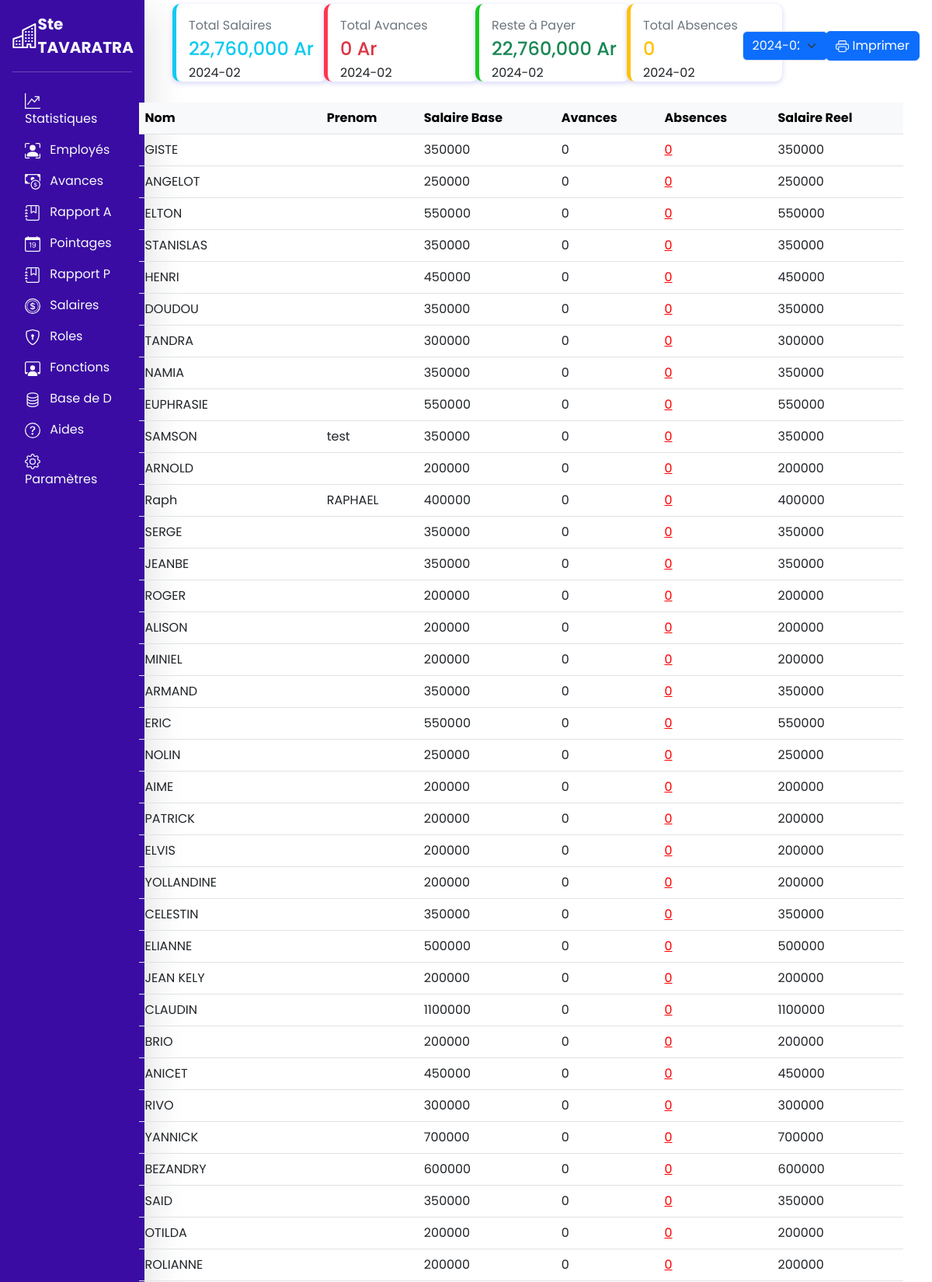
Screenshot of /php/pages/salaires.php (signed in, upper part) with the database file from the repository.
### tables this page shows
CREATE TABLE `salaires` (
  `sa_id` int(11) NOT NULL AUTO_INCREMENT,
  `id_worker` int(11) NOT NULL,
  `salaire_reel` int(11) NOT NULL,
  `date_s` varchar(50) NOT NULL,
  `nbr_absence` int(11) NOT NULL,
  `avances` int(11) NOT NULL,
  `salaire_base` int(11) NOT NULL,
  PRIMARY KEY (`sa_id`)
);

CREATE TABLE `workers` (
  `w_id` int(11) NOT NULL AUTO_INCREMENT,
  `name` varchar(100) NOT NULL,
  `firstname` varchar(100) NOT NULL,
  `id_fonction` varchar(100) NOT NULL,
  `cin` varchar(255) NOT NULL,
  `adresse` varchar(100) NOT NULL,
  `origine` varchar(100) NOT NULL,
  `responsable` varchar(100) NOT NULL,
  `contact` varchar(100) NOT NULL,
  `image` varchar(255) NOT NULL,
  `id_depart` int(255) NOT NULL,
  `date_entree` varchar(100) NOT NULL,
  `sexe` varchar(50) NOT NULL,
  `date_ajout` varchar(50) NOT NULL,
  `salaire_base` int(11) NOT NULL,
  PRIMARY KEY (`w_id`)
);

### php/class/Workers.php (called while the page is built, shortened)
<?php
class Workers
{
    private $host = '127.0.0.1';
    private $db = 'tavaratra';
    private $user = 'root';
    private $pdo = null;
    public function connect()
    {
        return new PDO('mysql:host=' . $this->host . ';dbname=' . $this->db . ';', $this->user, '');
    }
    public function getPdo()
    {
        if ($this->pdo == null) {
            $this->pdo = $this->connect();
        }
        return $this->pdo;
    }
        public function sommeOfAllSalary()
        {
            $date = date('Y-m');
            $query = $this->getPdo()
            ->prepare("SELECT * FROM salaires WHERE date_s LIKE '{$date}%'");
            $query->execute();
            $data = $query->fetchAll();
            $salaire_total = 0;
            foreach($data as $salaire){
                $salaire_total += $salaire['salaire_reel'];
            }
            return $salaire_total;
        }
         public function sommeOfAllSalaryBase()
         {
            $date = date('Y-m');
            $query = $this->getPdo()
            ->prepare("SELECT * FROM salaires WHERE date_s LIKE '{$date}%'");
            $query->execute();
            $data = $query->fetchAll();
            $salaire_total = 0;
            foreach($data as $salaire){
                $salaire_total += $salaire['salaire_base'];
            }
            return $salaire_total;
         }
        public function getAllWorkersSalary()
        {
            $date = date('Y-m');
            $query = $this->getPdo()
            ->prepare("SELECT * FROM salaires JOIN workers ON workers.w_id = salaires.id_worker WHERE date_s LIKE '{$date}%'");
            $query->execute();
            return $query->fetchAll();
        }
        public function getListOfDate()
        {
            $query = $this->getPdo()
            ->prepare('SELECT DISTINCT date_s FROM salaires ORDER BY date_s DESC');
            $query->execute();
            return $query->fetchAll();
        }
        public function sumOfAllAvances()
        {
            $date = date('Y-m');
            $query = $this->getPdo()
            ->prepare("SELECT * FROM salaires WHERE date_s LIKE '{$date}%'");
            $query->execute();
            $data = $query->fetchAll();
            $avance_total = 0;
            foreach($data as $salaire){
                $avance_total += $salaire['avances'];
            }
            return $avance_total;
        }
         public function sumOfAllAbsences ()
         {
            $date = date('Y-m');
            $query = $this->getPdo()
            ->prepare("SELECT * FROM salaires WHERE date_s LIKE '{$date}%'");
            $query->execute();
            $data = $query->fetchAll();
            $absence_total = 0;
            foreach($data as $salaire){
                $absence_total += $salaire['nbr_absence'];
            }
            return $absence_total;
         }
}

### php/pages/salaires.php (the view, shortened to what this page needs)
<?php
require '../class/Workers.php';
$salaire = new Workers();
$salaire->createSalaire();
?>
<!DOCTYPE html>
<html lang="en">
<head>
    <link rel="stylesheet" href="../../assets/css/bootstrap.min.css">
</head>
<body>
    <nav>
        <?php include '../sections/navbars.php'; ?>
        <?php if ($_SESSION['user']['role_name'] != 'Utilisateur'):?>
        <div id="container" class="container">
            <div class="row row-cols-1 row-cols-md-2 row-cols-xl-4">
                <div class="col">
                    <div class="card radius-10 border-start border-0 border-3 border-info">
                        <div class="card-body">
                            <div class="d-flex align-items-center">
                                <div>
                                    <p class="mb-0 text-secondary">Total Salaires </p>
                                    <h4 id="base" class="my-1 text-info"><?= number_format($salaire->sommeOfAllSalaryBase())?> Ar</h4>
                                    <p class="mb-0 font-13 cycle"><?= date('Y-m')?></p>
                                </div>
                            </div>
                        </div>
                    </div>
                </div>
                <div class="col">
                    <div class="card radius-10 border-start border-0 border-3 border-danger">
                        <div class="card-body">
                            <div class="d-flex align-items-center">
                                <div>
                                    <p class="mb-0 text-secondary">Total Avances</p>
                                    <h4 id="avance" class="my-1 text-danger"><?= number_format($salaire->sumOfAllAvances())?> Ar</h4>
                                    <p class="mb-0 font-13 cycle"><?= date('Y-m')?></p>
                                </div>
                            </div>
                        </div>
                    </div>
                </div>
                <div class="col">
                    <div class="card radius-10 border-start border-0 border-3 border-success">
                        <div class="card-body">
                            <div class="d-flex align-items-center">
                                <div>
                                    <p class="mb-0 text-secondary">Reste à Payer</p>
                                    <h4 class="my-1 text-success" id="total"><?= number_format($salaire->sommeOfAllSalary()) ?> Ar</h4>
                                    <p class="mb-0 font-13 cycle"><?= date('Y-m')?></p>
                                </div>
                            </div>
                        </div>
                    </div>
                </div>
                <div class="col">
                    <div class="card radius-10 border-start border-0 border-3 border-warning">
                        <div class="card-body">
                            <div class="d-flex align-items-center">
                                <div>
                                    <p class="mb-0 text-secondary">Total Absences</p>
                                    <h4 id="abs" class="my-1 text-warning"><?= number_format($salaire->sumOfAllAbsences()) ?></h4>
                                    <p class="mb-0 font-13 cycle"><?= date('Y-m')?></p>
                                </div>
                            </div>
                        </div>
                    </div>
                </div>
            </div>
        </div>
        <div class="body">
            <div class="container mt-1" style="position:relative;left:7%; height:90vh;overflow:auto;">
                <table class="table ">
                    <thead class="bg-light">
                        <tr>
                            <th>Nom</th>
                            <th>Prenom</th>
                            <th>Salaire Base</th>
                            <th>Avances</th>
                            <th>Absences</th>
                            <th>Salaire Reel</th>
                        </tr>
                    </thead>
                    <tbody id="salaryList">
                        <?php foreach ($salaire->getAllWorkersSalary() as $sal): ?>
                            <tr>
                                <td>
                                    <?= $sal['name'] ?>
                                </td>
                                <td>
                                    <?= $sal['firstname'] ?>
                                </td>
                                <td>
                                    <?= $sal['salaire_base'] ?>
                                </td>
                                <td>
                                    <?= $sal['avances'] ?>
                                </td>
                                <td><a href="abs.php?worker_id=<?= $sal['w_id'] ?>&d=<?= $sal['date_s'] ?>" title="Voir">
                                        <?= $sal['nbr_absence'] ?>
                                    </a></td>
                                <td>
                                    <?= $sal['salaire_reel'] ?>
                                </td>
                            </tr>
                        <?php endforeach ?>
                    </tbody>
                </table>
            </div>
            <div class="date">
                <select class="form-select bg-primary text-light" id="searchField">
                    <?php foreach ($salaire->getListOfDate() as $date): ?>
                        <option value="<?= $date['date_s'] ?>">
                            <?= $date['date_s'] ?>
                        </option>
                    <?php endforeach ?>
                </select>
            </div>
        </div>
        <div class="impression">
            <a target="_blank" class="btn btn-primary" id="print"> Imprimer</a>
        </div>
        <?php else :?>
                <h5 class="text-center text-danger a">Vous n'avez pas acces !!</h5>
                <img class="bloquer" src="../../assets/imgs/téléchargement.png" alt="">
        <?php endif ?>
</body>
</html>

### php/sections/font.php (style rules this page uses)
* { font-family: 'Poppins', sans-serif; }

### php/pages/salaires.php (style rules this page uses)
* { margin: 0; padding: 0; box-sizing: border-box; }
body { overflow: hidden; overflow: hidden; }
thead { position: sticky; top: 0; color: black; }
td a { color: red; }
.date { width: 110px; height: auto; position: absolute; top: -5.5rem; right: 2.4rem; display: flex; align-items: center; flex-direction: column; }
.impression { position: absolute; top: 2.5rem; right: 1rem; }
.body { position: absolute; top: 8rem; right: 6rem; width: 84%; }
.radius-10 { border-radius: 10px !important; }
.border-info { border-left: 5px solid #0dcaf0 !important; }
.border-danger { border-left: 5px solid #fd3550 !important; }
.border-success { border-left: 5px solid #15ca20 !important; }
.border-warning { border-left: 5px solid #ffc107 !important; }
.card { position: relative; display: flex; flex-direction: column; width: 200px; word-wrap: break-word; background-color: #fff; background-clip: border-box; border: 0px solid rgba(0, 0, 0, 0); border-radius: .25rem; margin-bottom: 1.5rem; box-shadow: 0 2px 6px 0 rgb(218 218 253 / 65%), 0 2px 6px 0 rgb(206 206 238 / 54%); height: 100px; }
#container { width: 65%; position: absolute; top: 5px; left: 0; right: 0; }

### rows the page displays
salaires: id_worker.name "GISTE", id_worker.salaire_base "350000", avances "0", nbr_absence "0", salaire_reel "350000"
salaires: id_worker.name "ANGELOT", id_worker.salaire_base "250000", avances "0", nbr_absence "0", salaire_reel "250000"
salaires: id_worker.name "ELTON", id_worker.salaire_base "550000", avances "0", nbr_absence "0", salaire_reel "550000"
salaires: id_worker.name "STANISLAS", id_worker.salaire_base "350000", avances "0", nbr_absence "0", salaire_reel "350000"
salaires: id_worker.name "HENRI", id_worker.salaire_base "450000", avances "0", nbr_absence "0", salaire_reel "450000"
salaires: id_worker.name "DOUDOU", id_worker.salaire_base "350000", avances "0", nbr_absence "0", salaire_reel "350000"
salaires: id_worker.name "TANDRA", id_worker.salaire_base "300000", avances "0", nbr_absence "0", salaire_reel "300000"
salaires: id_worker.name "NAMIA", id_worker.salaire_base "350000", avances "0", nbr_absence "0", salaire_reel "350000"
salaires: id_worker.name "EUPHRASIE", id_worker.salaire_base "550000", avances "0", nbr_absence "0", salaire_reel "550000"
salaires: id_worker.name "SAMSON", id_worker.firstname "test", id_worker.salaire_base "350000", avances "0", nbr_absence "0", salaire_reel "350000"
salaires: id_worker.name "ARNOLD", id_worker.salaire_base "200000", avances "0", nbr_absence "0", salaire_reel "200000"
salaires: id_worker.name "Raph", id_worker.firstname "RAPHAEL", id_worker.salaire_base "400000", avances "0", nbr_absence "0", salaire_reel "400000"
salaires: id_worker.name "SERGE", id_worker.salaire_base "350000", avances "0", nbr_absence "0", salaire_reel "350000"
salaires: id_worker.name "JEANBE", id_worker.salaire_base "350000", avances "0", nbr_absence "0", salaire_reel "350000"
salaires: id_worker.name "ROGER", id_worker.salaire_base "200000", avances "0", nbr_absence "0", salaire_reel "200000"
salaires: id_worker.name "ALISON", id_worker.salaire_base "200000", avances "0", nbr_absence "0", salaire_reel "200000"
salaires: id_worker.name "MINIEL", id_worker.salaire_base "200000", avances "0", nbr_absence "0", salaire_reel "200000"
salaires: id_worker.name "ARMAND", id_worker.salaire_base "350000", avances "0", nbr_absence "0", salaire_reel "350000"
salaires: id_worker.name "ERIC", id_worker.salaire_base "550000", avances "0", nbr_absence "0", salaire_reel "550000"
salaires: id_worker.name "NOLIN", id_worker.salaire_base "250000", avances "0", nbr_absence "0", salaire_reel "250000"
salaires: id_worker.name "AIME", id_worker.salaire_base "200000", avances "0", nbr_absence "0", salaire_reel "200000"
salaires: id_worker.name "PATRICK", id_worker.salaire_base "200000", avances "0", nbr_absence "0", salaire_reel "200000"
salaires: id_worker.name "ELVIS", id_worker.salaire_base "200000", avances "0", nbr_absence "0", salaire_reel "200000"
salaires: id_worker.name "YOLLANDINE", id_worker.salaire_base "200000", avances "0", nbr_absence "0", salaire_reel "200000"
salaires: id_worker.name "CELESTIN", id_worker.salaire_base "350000", avances "0", nbr_absence "0", salaire_reel "350000"
salaires: id_worker.name "ELIANNE", id_worker.salaire_base "500000", avances "0", nbr_absence "0", salaire_reel "500000"
salaires: id_worker.name "JEAN KELY", id_worker.salaire_base "200000", avances "0", nbr_absence "0", salaire_reel "200000"
salaires: id_worker.name "CLAUDIN", id_worker.salaire_base "1100000", avances "0", nbr_absence "0", salaire_reel "1100000"
salaires: id_worker.name "BRIO", id_worker.salaire_base "200000", avances "0", nbr_absence "0", salaire_reel "200000"
salaires: id_worker.name "ANICET", id_worker.salaire_base "450000", avances "0", nbr_absence "0", salaire_reel "450000"
salaires: id_worker.name "RIVO", id_worker.salaire_base "300000", avances "0", nbr_absence "0", salaire_reel "300000"
salaires: id_worker.name "YANNICK", id_worker.salaire_base "700000", avances "0", nbr_absence "0", salaire_reel "700000"
salaires: id_worker.name "BEZANDRY", id_worker.salaire_base "600000", avances "0", nbr_absence "0", salaire_reel "600000"
salaires: id_worker.name "SAID", id_worker.salaire_base "350000", avances "0", nbr_absence "0", salaire_reel "350000"
salaires: id_worker.name "OTILDA", id_worker.salaire_base "200000", avances "0", nbr_absence "0", salaire_reel "200000"
salaires: id_worker.name "ROLIANNE", id_worker.salaire_base "200000", avances "0", nbr_absence "0", salaire_reel "200000"

### other values shown
$salaire->sommeOfAllSalaryBase() "22,760,000"
$salaire->sumOfAllAvances() "0"
$salaire->sommeOfAllSalary() "22,760,000"
$salaire->sumOfAllAbsences() "0"
form field value "2024-02"
